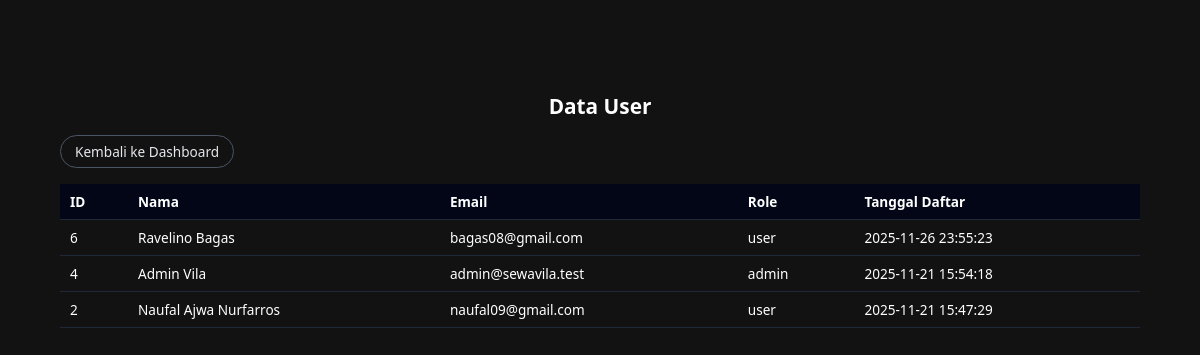
/admin/users.php (signed in), run on the app's committed database.
### tables this page shows
CREATE TABLE `users` (
  `id_user` int(11) NOT NULL,
  `nama` varchar(100) NOT NULL,
  `email` varchar(100) NOT NULL,
  `password` varchar(255) NOT NULL,
  `role` enum('user','admin') DEFAULT 'user',
  `created_at` datetime DEFAULT current_timestamp()
);

### admin/users.php (the view, shortened to what this page needs)
<?php
require_once '../config/database.php';
$u = mysqli_query($conn,"SELECT * FROM users ORDER BY created_at DESC");
?>
<!DOCTYPE html>
<html lang="id">
<head>
<link rel="stylesheet" href="../assets/css/style.css">
</head>
<body>
<div class="main-container">
    <h2 class="section-title">Data User</h2>
    <table class="table">
        <tr>
            <th>ID</th><th>Nama</th><th>Email</th><th>Role</th><th>Tanggal Daftar</th>
        </tr>
        <p style="margin-top:20px;"><a href="../admin/index.php" class="btn-outline">Kembali ke Dashboard</a></p>
        <br>
        <?php while($x = mysqli_fetch_assoc($u)): ?>
        <tr>
            <td><?php echo $x['id_user']; ?></td>
            <td><?php echo htmlspecialchars($x['nama']); ?></td>
            <td><?php echo htmlspecialchars($x['email']); ?></td>
            <td><?php echo $x['role']; ?></td>
            <td><?php echo $x['created_at']; ?></td>
        </tr>
        <?php endwhile; ?>
    </table>
</div>
</body>
</html>

### assets/css/style.css (style rules this page uses)
* { box-sizing: border-box; margin: 0; padding: 0; font-family: system-ui, -apple-system, BlinkMacSystemFont, "Segoe UI", sans-serif; }
html, body { height: 100%; margin: 0; }
body { margin: 0; padding: 0; background: #121212; color: white; display: flex; flex-direction: column; padding-top: 0px; }
.btn-primary, .btn-outline { border-radius: 999px; padding: 6px 14px; font-size: 0.85rem; border: 1px solid transparent; }
.btn-outline { border-color: #4b5563; color: #e5e7eb !important; text-decoration: none; }
.main-container { width: 100%; padding: 60px; }
.section-title { margin-top: 32px; margin-bottom: 12px; font-size: 1.3rem; font-weight: 600; text-align: center; }
.table { width: 100%; border-collapse: collapse; font-size: 0.85rem; }
.table th, .table td { padding: 8px 10px; border-bottom: 1px solid #1f2937; }
.table th { text-align: left; background: #020617; }

### data on the page
users: id_user "6", nama "Ravelino Bagas", email "bagas08@gmail.com", role "user", created_at "2025-11-26 23:55:23"
users: id_user "4", nama "Admin Vila", email "admin@sewavila.test", role "admin", created_at "2025-11-21 15:54:18"
users: id_user "2", nama "Naufal Ajwa Nurfarros", email "naufal09@gmail.com", role "user", created_at "2025-11-21 15:47:29"
